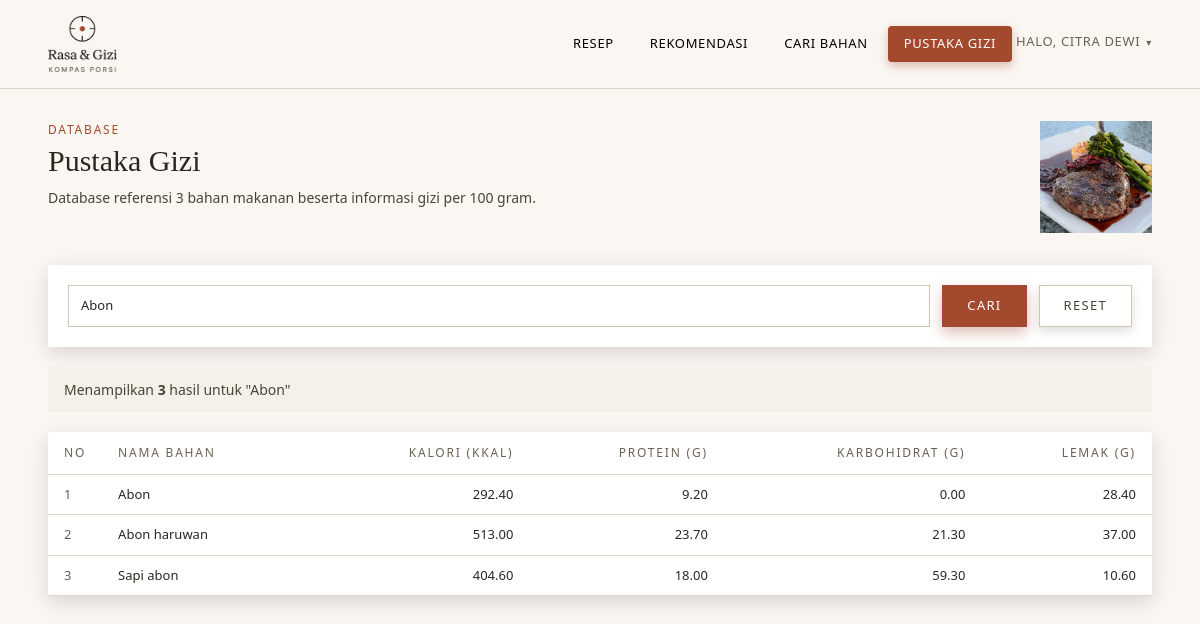
The page /pages/pustaka_gizi.php?cari=Abon (signed in) on the database its author committed.
### tables this page shows
CREATE TABLE `bahan_makanan` (
  `id` int NOT NULL,
  `nama_bahan` varchar(255) NOT NULL,
  `kalori_per_100g` decimal(6,2) NOT NULL DEFAULT '0.00',
  `protein_per_100g` decimal(6,2) NOT NULL DEFAULT '0.00',
  `karbohidrat_per_100g` decimal(6,2) NOT NULL DEFAULT '0.00',
  `lemak_per_100g` decimal(6,2) NOT NULL DEFAULT '0.00',
  `gambar` varchar(500) DEFAULT NULL
);

### pages/pustaka_gizi.php (the view, shortened to what this page needs)
<?php
require_once '../config/koneksi.php';
$keyword = trim($_GET['cari'] ?? '');
$page = max(1, (int)($_GET['halaman'] ?? 1));
$limit = 50;
$offset = ($page - 1) * $limit;
$search_param = '%' . $keyword . '%';
if (!empty($keyword)) {
    $count_stmt = mysqli_prepare($koneksi, "SELECT COUNT(*) FROM bahan_makanan WHERE nama_bahan LIKE ?");
    mysqli_stmt_bind_param($count_stmt, 's', $search_param);
} else {
    $count_stmt = mysqli_prepare($koneksi, "SELECT COUNT(*) FROM bahan_makanan");
}
mysqli_stmt_execute($count_stmt);
mysqli_stmt_bind_result($count_stmt, $total_data);
$total_pages = ceil($total_data / $limit);
if (!empty($keyword)) {
    $exact_param = $keyword;
    $starts_with_param = $keyword . '%';
    $data_stmt = mysqli_prepare($koneksi, "
        SELECT nama_bahan, ROUND((protein_per_100g * 4) + (karbohidrat_per_100g * 4) + (lemak_per_100g * 9), 2) AS kalori_per_100g, protein_per_100g, karbohidrat_per_100g, lemak_per_100g
        FROM bahan_makanan WHERE nama_bahan LIKE ?
        ORDER BY
            CASE
                WHEN nama_bahan = ? THEN 0
                WHEN nama_bahan LIKE ? THEN 1
                ELSE 2
            END,
            nama_bahan ASC
        LIMIT ? OFFSET ?
    ");
    mysqli_stmt_bind_param($data_stmt, 'sssii', $search_param, $exact_param, $starts_with_param, $limit, $offset);
}
mysqli_stmt_execute($data_stmt);
$result = mysqli_stmt_get_result($data_stmt);
$bahan_list = mysqli_fetch_all($result, MYSQLI_ASSOC);
?>
<!DOCTYPE html>
<html lang="id">
<head>
    <script src="https://cdn.tailwindcss.com"></script>
</head>
<body class="bg-[#FAF7F2] text-[#2C2620] font-sans antialiased min-h-screen">
<?php $base_path = '../'; $active_page = 'pustaka_gizi'; require __DIR__ . '/../includes/partials/navbar.php'; ?>
<div class="max-w-6xl mx-auto px-6 py-8">
    <div class="flex items-start gap-4 md:gap-6 mb-6 md:mb-8">
        <div class="flex-1">
            <span class="text-[#A3492D] text-[11px] md:text-[12px] tracking-[0.15em] uppercase block mb-1">Database</span>
            <h1 class="font-serif text-2xl sm:text-3xl text-[#2C2620] font-normal mb-2">Pustaka Gizi</h1>
            <p class="text-[13px] md:text-[14px] text-[#4A4438]">Database referensi <span id="totalCount"><?= number_format($total_data) ?></span> bahan makanan beserta informasi gizi per 100 gram.</p>
        </div>
        <div class="hidden md:block w-20 h-20 md:w-28 md:h-28 shrink-0">
            <img src="../assets/images/pustaka.jpg" alt="" class="w-full h-full object-cover">
        </div>
    </div>
    <form method="GET" action="" class="bg-white p-5 mb-5 shadow-[0_6px_20px_rgba(0,0,0,0.14)] rounded-[2px]" id="searchForm">
        <div class="flex flex-col sm:flex-row gap-3">
            <input type="search" name="cari" id="searchInput" value="<?= htmlspecialchars($keyword) ?>"
                   class="flex-1 px-3 py-2.5 bg-white border border-[#D1C4B0] text-[13px] text-[#2C2620] focus:outline-none focus:border-[#A3492D] focus:shadow-[0_0_0_2px_rgba(163,73,45,0.1)] transition-all"
                   placeholder="Ketik nama bahan... (contoh: nasi, ayam, telur)" autofocus autocomplete="off">
            <button type="submit"
                    class="py-2.5 px-6 border border-[#A3492D] bg-[#A3492D] text-white text-[13px] tracking-[0.1em] uppercase hover:bg-[#8B3D25] hover:-translate-y-0.5 shadow-[0_6px_14px_rgba(163,73,45,0.35)] hover:shadow-[0_8px_22px_rgba(163,73,45,0.45)] transition-all">
                Cari
            </button>
            <a href="pustaka_gizi.php" id="resetBtn"
               class="py-2.5 px-6 border border-[#D1C4B0] bg-white text-[13px] tracking-[0.1em] uppercase text-[#4A4438] hover:bg-[#F5F0E8] hover:-translate-y-0.5 shadow-[0_4px_10px_rgba(0,0,0,0.14)] hover:shadow-[0_7px_16px_rgba(0,0,0,0.2)] transition-all text-center no-underline <?= empty($keyword) ? 'hidden' : '' ?>">
                Reset
            </a>
        </div>
    </form>
    <div id="infoArea">
        <?php if (!empty($keyword)): ?>
            <div class="bg-[#F5F0E8] px-4 py-3 mb-5 text-[14px] text-[#4A4438]">
                Menampilkan <strong><?= number_format($total_data) ?></strong> hasil untuk "<?= htmlspecialchars($keyword) ?>"
            </div>
        <?php else: ?>
            <div class="text-[14px] text-[#4A4438] mb-5">
                Menampilkan halaman <?= $page ?> dari <?= $total_pages ?> (total <?= number_format($total_data) ?> bahan)
            </div>
        <?php endif; ?>
    </div>
    <div id="tableContainer">
        <?php if (empty($bahan_list)): ?>
            <div class="bg-[#E4DBC8] p-16 text-center">
                <p class="text-[#4A4438] text-base mb-2">Tidak ada bahan yang cocok dengan "<?= htmlspecialchars($keyword) ?>"</p>
                <p class="text-[14px] text-[#4A4438]">Coba gunakan kata kunci lain</p>
            </div>
        <?php else: ?>
            <div class="bg-white overflow-hidden shadow-[0_6px_20px_rgba(0,0,0,0.14)] rounded-[2px]">
                <div class="overflow-x-auto">
                    <table class="w-full text-[13px] min-w-[600px]" id="bahanTable">
                        <thead>
                            <tr class="border-b border-[#DFD5C4] text-[12px] tracking-[0.15em] uppercase text-[#6B6154]">
                                <th class="text-left py-3 px-4 w-12 font-normal">No</th>
                                <th class="text-left py-3 px-4 font-normal">Nama Bahan</th>
                                <th class="text-right py-3 px-4 font-normal">Kalori (kkal)</th>
                                <th class="text-right py-3 px-4 font-normal">Protein (g)</th>
                                <th class="text-right py-3 px-4 font-normal">Karbohidrat (g)</th>
                                <th class="text-right py-3 px-4 font-normal">Lemak (g)</th>
                            </tr>
                        </thead>
                        <tbody id="tableBody">
                            <?php $no = $offset + 1; ?>
                            <?php foreach ($bahan_list as $bahan): ?>
                            <tr class="border-b border-[#DFD5C4]">
                                <td class="py-2.5 px-4 text-[#6B6154]"><?= $no++ ?></td>
                                <td class="py-2.5 px-4 text-[#2C2620]"><?= htmlspecialchars($bahan['nama_bahan']) ?></td>
                                <td class="py-2.5 px-4 text-right"><?= number_format($bahan['kalori_per_100g'], 2) ?></td>
                                <td class="py-2.5 px-4 text-right"><?= number_format($bahan['protein_per_100g'], 2) ?></td>
                                <td class="py-2.5 px-4 text-right"><?= number_format($bahan['karbohidrat_per_100g'], 2) ?></td>
                                <td class="py-2.5 px-4 text-right"><?= number_format($bahan['lemak_per_100g'], 2) ?></td>
                            </tr>
                            <?php endforeach; ?>
                        </tbody>
                    </table>
                </div>
            </div>
        <?php endif; ?>
    </div>
</div>
</body>
</html>

### rows shown on the page
bahan_makanan: nama_bahan "Abon", kalori_per_100g "292.40", protein_per_100g "9.20", karbohidrat_per_100g "0.00", lemak_per_100g "28.40"
bahan_makanan: nama_bahan "Abon haruwan", kalori_per_100g "513.00", protein_per_100g "23.70", karbohidrat_per_100g "21.30", lemak_per_100g "37.00"
bahan_makanan: nama_bahan "Sapi abon", kalori_per_100g "404.60", protein_per_100g "18.00", karbohidrat_per_100g "59.30", lemak_per_100g "10.60"

### other values the page prints
$_SESSION['nama'] "CITRA DEWI"
$total_data "3"
$keyword "Abon"
